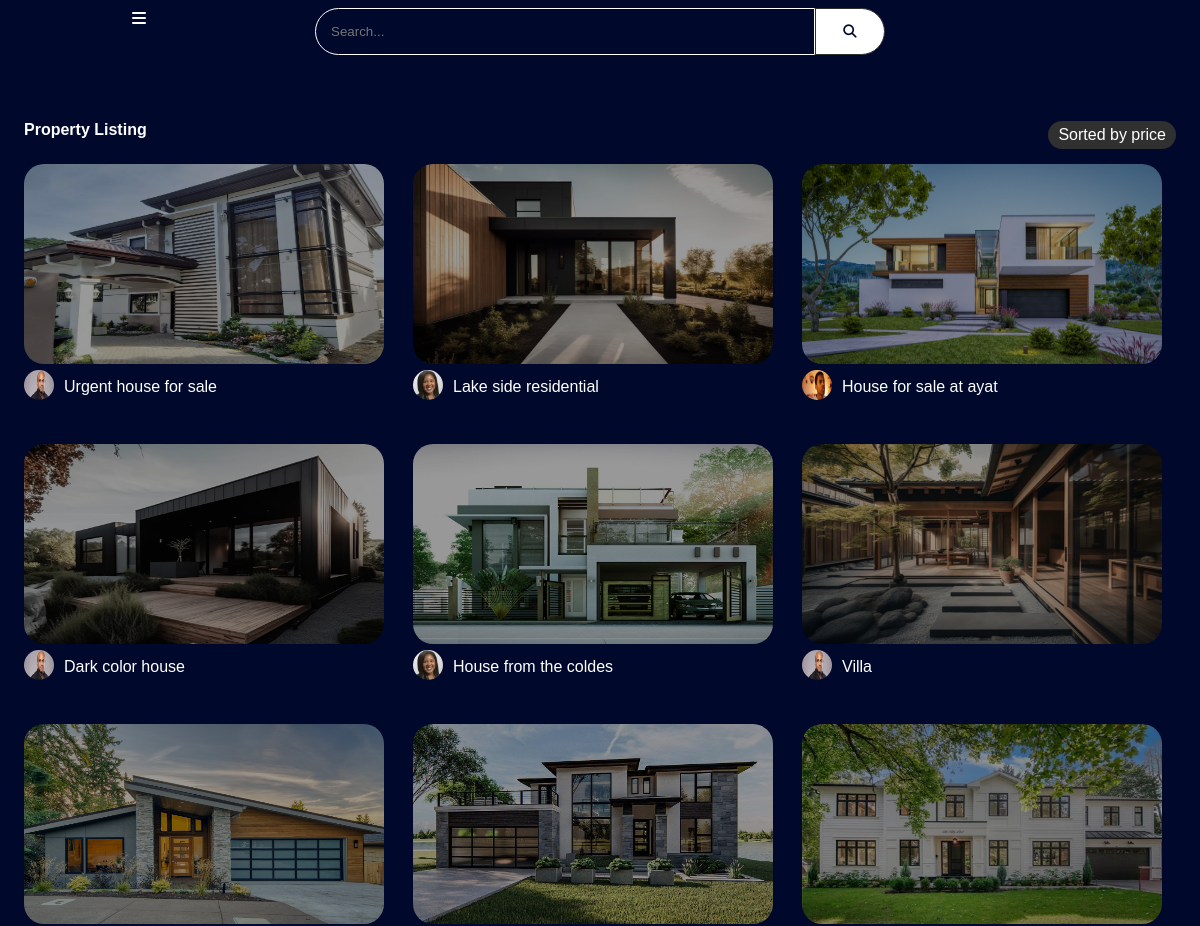
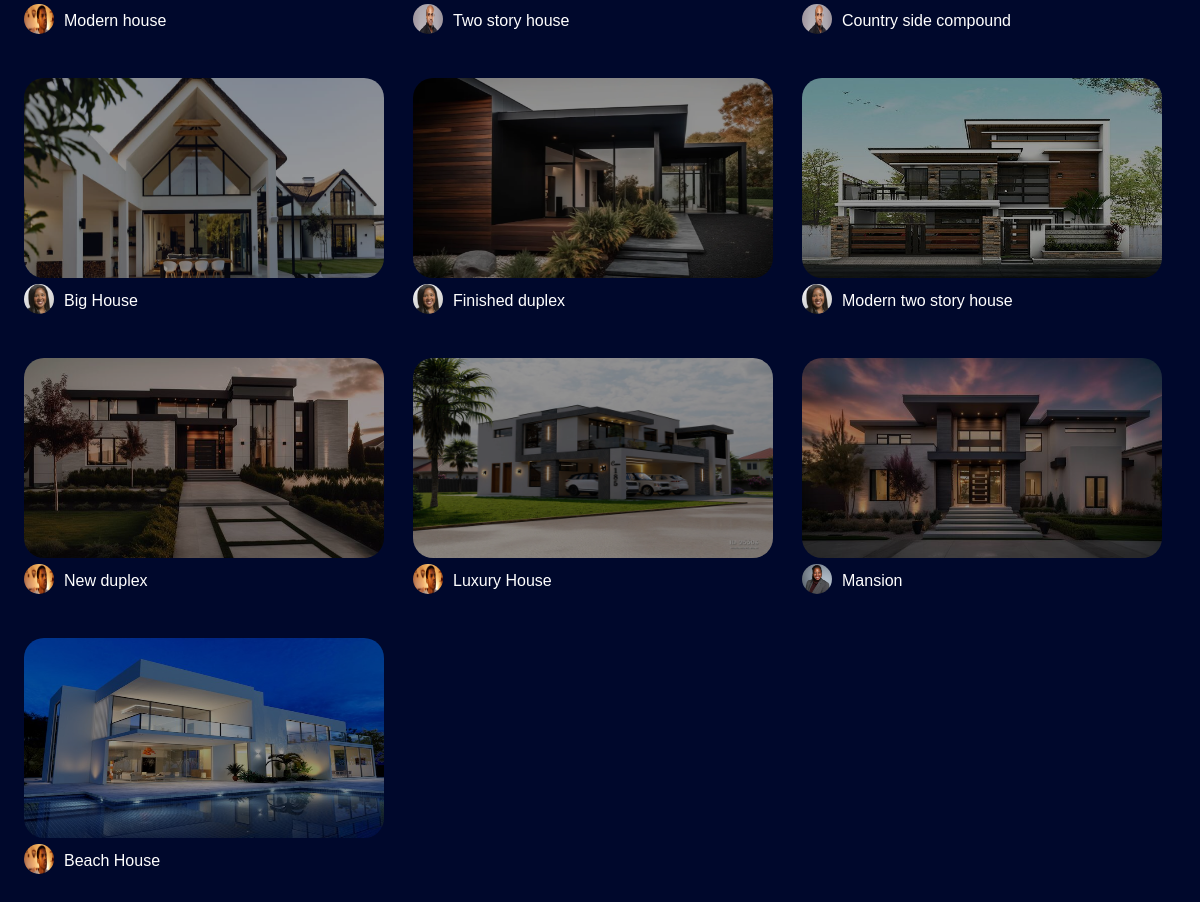
/html/explore_page/featured_property_page.php, run on the app's committed database (2 pictures, top to bottom).
### tables this page shows
CREATE TABLE `house_table` (
  `house_id` int(10) NOT NULL,
  `house_image` varchar(100) NOT NULL,
  `image_1` varchar(100) NOT NULL,
  `image_2` varchar(100) NOT NULL,
  `image_3` varchar(100) NOT NULL,
  `image_4` varchar(100) NOT NULL,
  `image_5` varchar(100) NOT NULL,
  `house_name` varchar(100) NOT NULL,
  `house_price` int(10) NOT NULL,
  `house_location` varchar(100) NOT NULL,
  `house_bedroom` int(10) NOT NULL,
  `house_bathroom` int(10) NOT NULL,
  `house_area` int(10) NOT NULL,
  `house_status` tinyint(1) NOT NULL,
  `house_promotion` tinyint(1) NOT NULL,
  `house_rating` float NOT NULL,
  `house_review_number` int(10) NOT NULL,
  `buy_or_sale` tinyint(1) NOT NULL,
  `date` date NOT NULL,
  `user_id` int(11) NOT NULL
);

CREATE TABLE `user_table` (
  `user_id` int(10) NOT NULL,
  `user_image` varchar(100) NOT NULL,
  `first_name` varchar(100) NOT NULL,
  `last_name` varchar(100) NOT NULL,
  `user_name` varchar(100) NOT NULL,
  `user_email` varchar(100) NOT NULL,
  `user_password` varchar(100) NOT NULL,
  `user_phone` int(10) NOT NULL,
  `user_address` varchar(100) NOT NULL,
  `user_national_id` int(20) NOT NULL,
  `user_chapa_api_key` varchar(100) NOT NULL,
  `user_online` tinyint(1) NOT NULL,
  `house_sold` int(10) NOT NULL,
  `house_rented` int(10) NOT NULL,
  `house_bought` int(10) NOT NULL,
  `house_rented_from_others` int(10) NOT NULL,
  `total_sales` int(10) NOT NULL,
  `total_expense` int(10) NOT NULL,
  `user_report` int(10) NOT NULL,
  `date` date NOT NULL
);

### html/explore_page/featured_property_page.php (the view, shortened to what this page needs)
<?php
    include ("../../php/connection.php");
?>
<!DOCTYPE html>
<html>
<head>
    <link rel="stylesheet" href="../../css/explore_page/all_and_featured_and_latest_property_page.css">
    <link rel="stylesheet" href="https://cdnjs.cloudflare.com/ajax/libs/font-awesome/6.5.2/css/all.min.css" />
</head>
<body>
    <i class="fa-solid fa-bars" style="cursor: pointer; color: white; position: absolute; top: 10px; left: 11%; transition: 1s; z-index: 1;" id="bar" onclick="show_nav_bar()"></i>
    <section class="section_2" id="section_2">
        <header>
            <div class="search_bar">
                <input type="search" placeholder="Search..." id="search_bar">
                <button onclick="search_bar()"><i class="fa-solid fa-search"></i></button>
            </div>
        </header>
        <main id="main">
            <div class="top">
                <p>Property Listing</p>
                <p>Sorted by price</p>
            </div>
            <div class="container">
                <?php
                    $sql_1 = "SELECT * FROM house_table WHERE buy_or_sale='1' ORDER BY house_price";
                    $house_table = mysqli_query($connection, $sql_1);
                    if(mysqli_num_rows($house_table) > 0){
                        while($row = mysqli_fetch_assoc($house_table)){
                            $house_uploader_id = $row['user_id'];
                            $sql_2 = "SELECT * FROM user_table WHERE user_id=$house_uploader_id";
                            $house_uploader = mysqli_query($connection, $sql_2);
                            $row_2 = mysqli_fetch_assoc($house_uploader);
                ?>
                <div class="houses" id="houses">
                    <div id="cards">
                        <div class="image">
                            <img src="../../z_databse_assets/<?php if(!empty($row['house_image'] || $row['house_image'] != "")){ echo $row['house_image']; } else{ echo "no_image.jpg"; } ?>">
                        </div>
                    </div>
                    <div class="description">
                        <a href="../view_page/profile_view_page.php?user_id=<?php echo $row_2['user_id']?>"><img src="../../z_databse_assets/<?php if(!empty($row_2['user_image'] || $row_2['user_image'] != "")){ echo $row_2['user_image']; } else{ echo "user_profile_icon.png"; } ?>" width="30" height="30"></a>
                        <p><?php if(!empty($row['house_name'] || $row['house_name'] != "")){ echo $row['house_name']; } else{?> N/A <?php } ?></p>
                    </div>
                </div>
                <?php
                        }
                    }
                ?>
            </div>
        </main>
    </section>
</body>
</html>

### css/explore_page/all_and_featured_and_latest_property_page.css (style rules this page uses)
* { font-family: Arial; margin: 0; padding: 0; }
body { background: #00082c; }
.section_2 { color: white; width: 100%; transition: 1s; }
.section_2 header { display: flex; flex-direction: column; justify-content: center; align-items: center; padding: 1vh 0; }
.section_2 header .search_bar { position: relative; display: flex; margin-bottom: 10px; }
.section_2 header .search_bar input { color: white; border: none; border: 1px solid white; border-radius: 100px 0 0 100px; width: 500px; padding: 15px; background: transparent; outline: none; }
.section_2 header .search_bar button { cursor: pointer; color: #00082c; border: none; border: 1px solid #303030; border-radius: 0 100px 100px 0; width: 70px; padding: 15px; background: white; }
.section_2 main { padding: 6vh 2vw; }
.section_2 main .top { display: flex; justify-content: space-between; margin-bottom: 15px; }
.section_2 main .top p:first-of-type { color: white; font-weight: 600; }
.section_2 main .top p:last-of-type { color: white; border-radius: 30px; padding: 5px 10px; background: #303030; }
.section_2 main .container { display: grid; grid-template-columns: 1fr 1fr 1fr; grid-gap: 15px; grid-row-gap: 80px; }
.section_2 main .houses { position: relative; }
.section_2 main #cards { position: relative; border-radius: 20px; width: 360px; height: 200px; overflow: hidden; transition: 1s; }
.section_2 main #cards .image { width: 100%; height: 100%; overflow: hidden; }
.section_2 main #cards .image img { filter: brightness(60%); width: 100%; height: 100%; transition: 1s; }
.section_2 main .description { position: absolute; left: 0; bottom: -40px; display: flex; align-items: center; color: white; z-index: 3; }
.section_2 main .description img { cursor: pointer; border-radius: 100%; margin-right: 10px; }

### data on the page
house_table: house_image (picture), user.user_image (picture), house_name "Urgent house for sale"
house_table: house_image (picture), user.user_image (picture), house_name "Lake side residential"
house_table: house_image (picture), user.user_image (picture), house_name "House for sale at ayat"
house_table: house_image (picture), user.user_image (picture), house_name "Dark color house"
house_table: house_image (picture), user.user_image (picture), house_name "House from the coldes"
house_table: house_image (picture), user.user_image (picture), house_name "Villa"
house_table: house_image (picture), user.user_image (picture), house_name "Modern house"
house_table: house_image (picture), user.user_image (picture), house_name "Two story house"
house_table: house_image (picture), user.user_image (picture), house_name "Country side compound"
house_table: house_image (picture), user.user_image (picture), house_name "Big House"
house_table: house_image (picture), user.user_image (picture), house_name "Finished duplex"
house_table: house_image (picture), user.user_image (picture), house_name "Modern two story house"
house_table: house_image (picture), user.user_image (picture), house_name "New duplex"
house_table: house_image (picture), user.user_image (picture), house_name "Luxury House"
house_table: house_image (picture), user.user_image (picture), house_name "Mansion"
house_table: house_image (picture), user.user_image (picture), house_name "Beach House"
